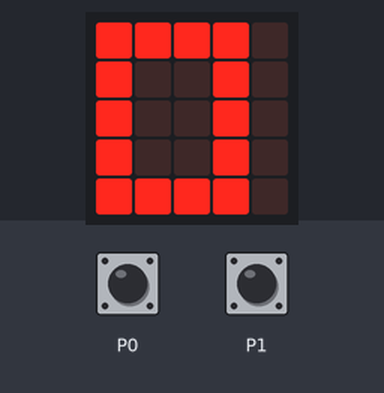
Bench run of a program on a simulated BBC micro:bit (MakeCode). On the bench: the board's 5×5 LED display. The test bench sets the inputs (shaded band); at power-on: P0 LOW, P1 LOW.

Above: at 1.2 s.
1.3 s: P0 pulled HIGH for 0.65 s
At 1.9 s:
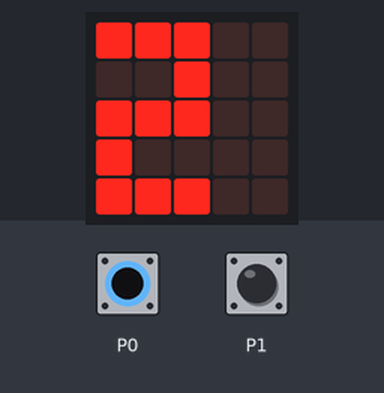
3.5 s: P1 pulled HIGH for 0.65 s
At 4.0 s:
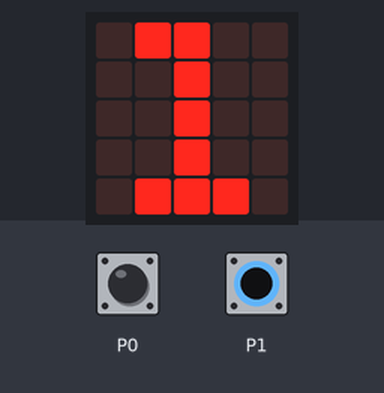
5.6 s: P1 pulled HIGH for 3.2 s
10.3 s: P0 pulled HIGH for 3.2 s
At 10.8 s:
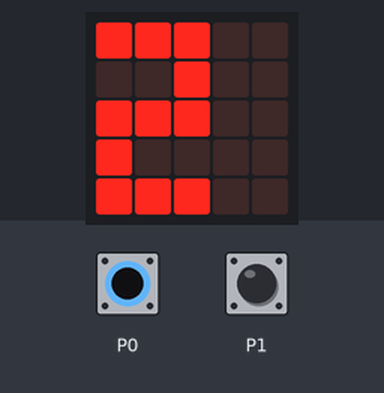
15.0 s: P0 driven HIGH and P1 driven HIGH
At 16.0 s:
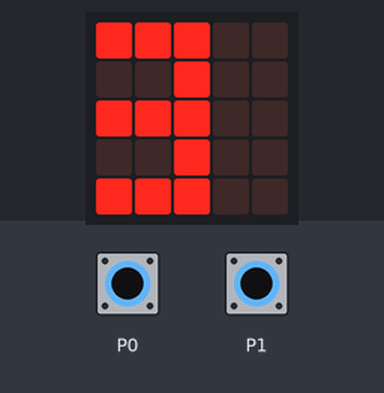
Timing chart, 0 to 17.5 s (numbered marks = the images above; inputs shaded):
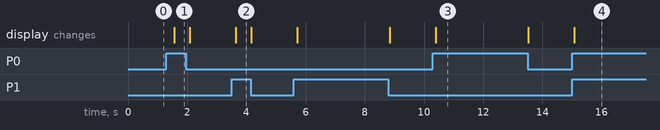

Measured:
- after the input at 1.3 s, the display: changes after 0.26 s (image 1)
- after the input at 3.5 s, the display: changes after 0.14 s (image 2)
- after the input at 10.3 s, the display: changes after 0.10 s (image 3)
- after the input at 15.0 s, the display: changes after 0.08 s (image 4)

The program:

MicroBit.py
```python
def continous():
  bit_0 = pins.digital_read_pin(DigitalPin.P1);
  bit_1 = pins.digital_read_pin(DigitalPin.P0);

  if(bit_1 == 0 and bit_0 == 1):
    basic.show_leds("""
    . # # . .
    . . # . .
    . . # . .
    . . # . .
    . # # # .
    """);
  elif(bit_1 == 1 and bit_0 == 0):
    basic.show_leds("""
    # # # . .
    . . # . .
    # # # . .
    # . . . .
    # # # . .
    """);
  elif(bit_1 == 1 and bit_0 == 1):
    basic.show_leds("""
    # # # . .
    . . # . .
    # # # . .
    . . # . .
    # # # . .
    """);
  else:
    basic.show_leds("""
    # # # # .
    # . . # .
    # . . # .
    # . . # .
    # # # # .
    """);


  basic.pause(100);

basic.forever(continous)
```
